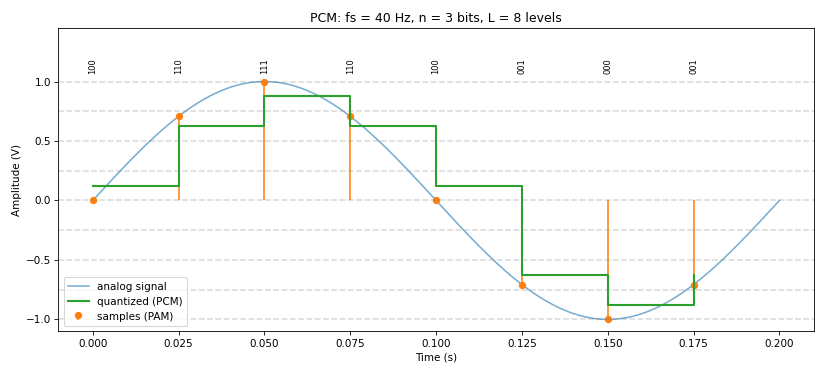

Recreate this plot in Python.
# PCM in three stages: SAMPLE -> QUANTIZE -> ENCODE   (Forouzan 4.2.1)
# Run:  python practice/pcm.py

import numpy as np
import matplotlib.pyplot as plt

# ---------- inputs (the question will give some of these) ----------
f_signal = 5          # Hz, analog signal frequency  (fmax)
fs       = 40         # Hz, sampling rate  (Nyquist says fs >= 2 * fmax)
n_bits   = 3          # bits per sample
Vmax, Vmin = 1, -1    # amplitude range of the signal
duration = 0.2        # seconds to show (1 period of a 5 Hz wave)

# ---------- stage 0: the "analog" signal (dense time axis, just for drawing) ----------
t_analog = np.linspace(0, duration, 1000)
x_analog = np.sin(2 * np.pi * f_signal * t_analog)

# ---------- stage 1: SAMPLING (PAM) ----------
Ts = 1 / fs                                   # sampling interval
t_s = np.arange(0, duration, Ts)              # sample instants
x_s = np.sin(2 * np.pi * f_signal * t_s)      # sample values

# ---------- stage 2: QUANTIZATION ----------
L     = 2 ** n_bits                           # number of levels
delta = (Vmax - Vmin) / L                     # step size (height of one zone)
zone  = np.floor((x_s - Vmin) / delta).astype(int)   # which zone each sample falls in: 0 .. L-1
zone  = np.clip(zone, 0, L - 1)               # a sample exactly at Vmax would give L, clamp it
x_q   = Vmin + (zone + 0.5) * delta           # quantized value = middle of the zone
error = x_s - x_q                             # quantization error, always within +-delta/2

# ---------- stage 3: ENCODING ----------
codes = [format(z, f"0{n_bits}b") for z in zone]      # zone number -> n-bit binary string
bitstream = "".join(codes)

# ---------- numbers the question usually asks for ----------
bit_rate = n_bits * fs                        # bps
snr_db   = 6.02 * n_bits + 1.76               # quantization SNR for a full-scale sine

print(f"Signal frequency      : {f_signal} Hz  -> Nyquist rate = {2*f_signal} Hz")
print(f"Sampling rate fs      : {fs} Hz  (Ts = {Ts:.4f} s)  -> {len(t_s)} samples in {duration} s")
print(f"Bits per sample n     : {n_bits}  -> L = {L} levels, step delta = {delta:.4f} V")
print(f"Bit rate              : {bit_rate} bps")
print(f"SNR(dB) = 6.02n+1.76  : {snr_db:.2f} dB")
print()
print(f"{'i':>2} {'t(s)':>7} {'sample':>8} {'zone':>4} {'quantized':>9} {'error':>7}  code")
for i in range(len(t_s)):
    print(f"{i:>2} {t_s[i]:>7.4f} {x_s[i]:>8.4f} {zone[i]:>4} {x_q[i]:>9.4f} {error[i]:>7.4f}  {codes[i]}")
print("\nEncoded bit stream:", bitstream)

# ---------- plot: analog + samples + quantized levels ----------
plt.figure(figsize=(11, 5))
plt.plot(t_analog, x_analog, label="analog signal", alpha=0.6)
plt.stem(t_s, x_s, linefmt="C1-", markerfmt="C1o", basefmt=" ", label="samples (PAM)")
plt.step(t_s, x_q, where="post", color="C2", linewidth=2, label="quantized (PCM)")
for lvl in range(L + 1):                                     # zone boundaries
    plt.axhline(Vmin + lvl * delta, color="gray", linestyle="--", alpha=0.3)
for i in range(len(t_s)):                                    # code word above each sample
    plt.text(t_s[i], Vmax + 0.08, codes[i], ha="center", fontsize=8, rotation=90)
plt.ylim(Vmin - 0.1, Vmax + 0.45)
plt.xlabel("Time (s)"); plt.ylabel("Amplitude (V)")
plt.title(f"PCM: fs = {fs} Hz, n = {n_bits} bits, L = {L} levels")
plt.legend(loc="lower left"); plt.tight_layout()
plt.show()
